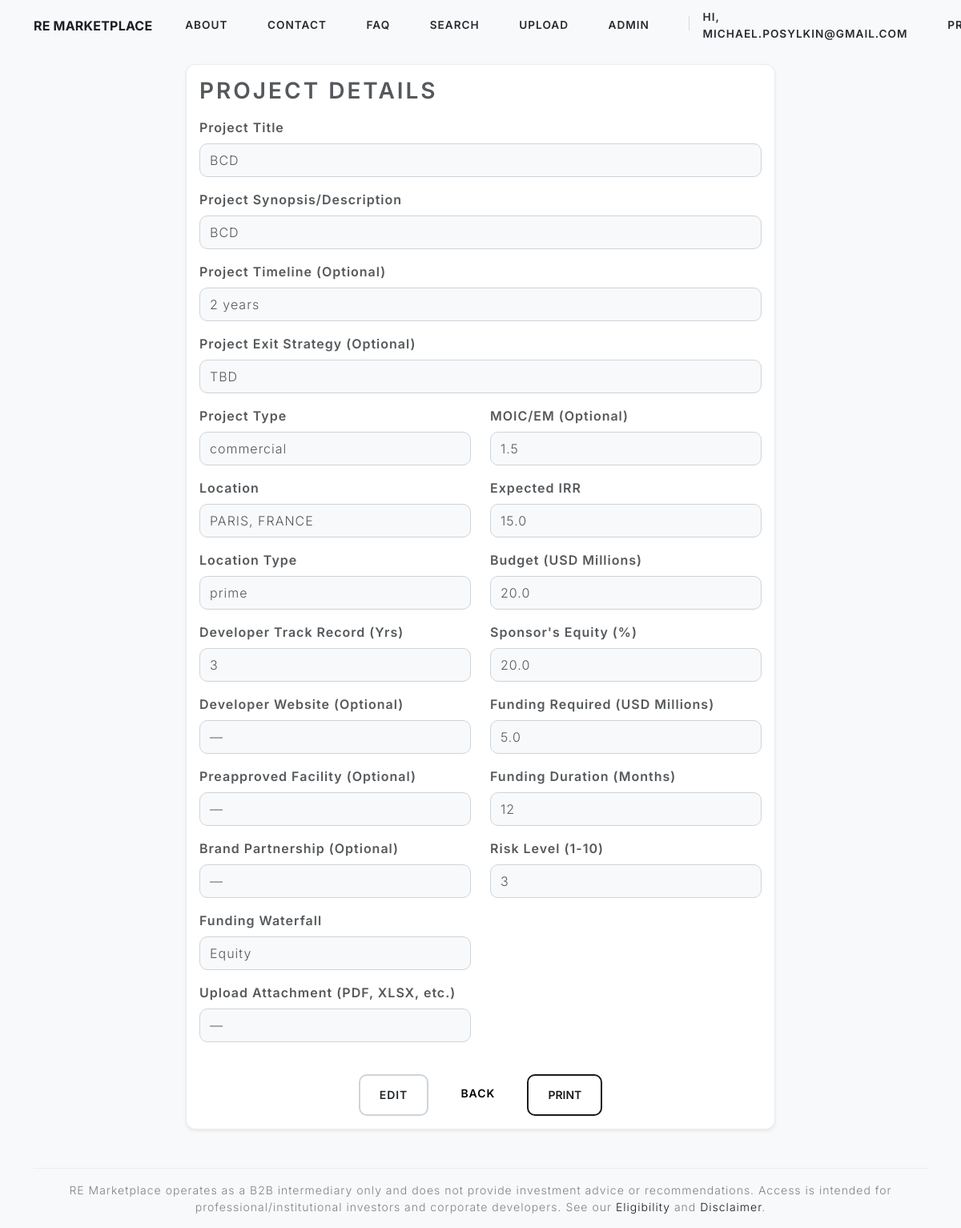
/projects/2 (signed in), run on the app's committed database.
### models.py (models this page shows, shortened)
class User(UserMixin, db.Model):
    id = db.Column(db.Integer, primary_key=True)
    email = db.Column(db.String(150), unique=True, nullable=False)
    password_hash = db.Column(db.String(150), nullable=False)
    role = db.Column(db.String(20), default='developer')
    company_name = db.Column(db.String(150))
    position_in_company = db.Column(db.String(50))
    company_website = db.Column(db.String(255))
    company_address = db.Column(db.String(300))
    phone = db.Column(db.String(30))
    first_name = db.Column(db.String(100))
    surname = db.Column(db.String(100))
    aum = db.Column(db.Float)
    projects = db.relationship('Project', backref='owner', lazy=True)
    preferences_json = db.Column(db.JSON, nullable=False, default=dict)
    @hybrid_property
    def preferred_asset_classes(self):
        return self._pref_get("preferred_asset_classes", "")
    @hybrid_property
    def location_type_preference(self):
        return self._pref_get("location_type_preference", "")
    @hybrid_property
    def target_min_irr(self):
        return self._pref_get("target_min_irr", "")
    @hybrid_property
    def email_updates(self):
        return bool(self._pref_get("email_updates", False))
    @hybrid_property
    def ticket_min(self):
        return self._pref_get("ticket_min", "")
    @hybrid_property
    def ticket_max(self):
        return self._pref_get("ticket_max", "")

class Project(db.Model):
    id = db.Column(db.Integer, primary_key=True)
    title = db.Column(db.String(200), nullable=False)
    description = db.Column(db.Text, nullable=False)
    project_type = db.Column(db.String(50), default='commercial')  # e.g., 'residential', 'commercial'
    budget = db.Column(db.Float, nullable=False)
    funding = db.Column(db.Float, nullable=False)
    duration = db.Column(db.Integer, nullable=True)
    irr = db.Column(db.Float, nullable=False)
    location = db.Column(db.String(100), nullable=False)
    risk_level = db.Column(db.Integer, default=5)  # 1-10 scale
    secured = db.Column(db.String(50), default='mezz')
    attachment_path = db.Column(db.String(300))
    timeline = db.Column(db.String(200), nullable=True)
    exit_strategy = db.Column(db.String(200), nullable=True)
    developer_tr = db.Column(db.String(200), nullable=True)
    website = db.Column(db.String(200), nullable=True)
    preapproved_facility = db.Column(db.String(100), nullable=True)
    brand_partnership = db.Column(db.String(100), nullable=True)
    MOIC_EM = db.Column(db.Float, nullable=True)
    sponsor_equity = db.Column(db.Float, nullable=False)
    location_type = db.Column(db.String(50), default='prime') # e.g., 'prime', 'non-prime'
    user_id = db.Column(db.Integer, db.ForeignKey('user.id'), nullable=False)  # New: Links to user

### app.py (the view)
@app.route("/projects/<int:project_id>")
@login_required
def project_detail(project_id):
    project = Project.query.get_or_404(project_id)
    form = ProjectForm(obj=project)  # prefill with existing values
    return render_template("upload.html", form=form, project=project, view_mode=True)

### app.py (called while the page is built)
@login_manager.user_loader
def load_user(user_id):
    return User.query.get(int(user_id))

### templates/upload.html (shortened to what this page needs)
{% extends "base.html" %}
{% block content %}
<div class="row justify-content-center">
  <div class="col-md-8">
    <div class="card shadow-sm">
      <div class="card-body">
        <h2 class="card-title mb-3">
          {% if view_mode %}Project Details{% elif edit_mode %}Edit Project{% else %}Upload Project Synopsis{% endif %}
        </h2>
        <div class="mb-3">
          {{ form.title.label(class="form-label") }}
          {% if view_mode %}
            <div class="form-control-plaintext">{{ project.title }}</div>
          {% else %}
            {{ form.title(class="form-control") }}
          {% endif %}
        </div>
        <div class="mb-3">
          {{ form.description.label(class="form-label") }}
          {% if view_mode %}
            <div class="form-control-plaintext">{{ project.description }}</div>
          {% else %}
            {{ form.description(class="form-control", rows=4) }}
          {% endif %}
        </div>
        <div class="mb-3">
          {{ form.timeline.label(class="form-label") }}
          {% if view_mode %}
            <div class="form-control-plaintext">{{ project.timeline or '—' }}</div>
          {% else %}
            {{ form.timeline(class="form-control", rows=2) }}
          {% endif %}
        </div>
        <div class="mb-3">
          {{ form.exit_strategy.label(class="form-label") }}
          {% if view_mode %}
            <div class="form-control-plaintext">{{ project.exit_strategy or '—' }}</div>
          {% else %}
            {{ form.exit_strategy(class="form-control", rows=2) }}
          {% endif %}
        </div>
        <div class="row">
          <div class="col-md-6">
            <div class="mb-3">
              {{ form.project_type.label(class="form-label") }}
              {% if view_mode %}
                <div class="form-control-plaintext">{{ project.project_type }}</div>
              {% else %}
                {{ form.project_type(class="form-select") }}
              {% endif %}
            </div>
            <div class="mb-3">
              {{ form.location.label(class="form-label") }}
              {% if view_mode %}
                <div class="form-control-plaintext">{{ project.location }}</div>
              {% else %}
                {{ form.location(class="form-control") }}
              {% endif %}
            </div>
            <div class="mb-3">
              {{ form.location_type.label(class="form-label") }}
              {% if view_mode %}
                <div class="form-control-plaintext">{{ project.location_type }}</div>
              {% else %}
                {{ form.location_type(class="form-control") }}
              {% endif %}
            </div>
            <div class="mb-3">
              {{ form.developer_tr.label(class="form-label") }}
              {% if view_mode %}
                <div class="form-control-plaintext">{{ project.developer_tr or '—' }}</div>
              {% else %}
                {{ form.developer_tr(class="form-control") }}
              {% endif %}
            </div>
            <div class="mb-3">
              {{ form.website.label(class="form-label") }}
              {% if view_mode %}
                {% if project.website %}
                  <a href="{{ project.website }}" target="_blank" rel="noopener">{{ project.website }}</a>
                {% else %}
                  <div class="form-control-plaintext">—</div>
                {% endif %}
              {% else %}
                {{ form.website(class="form-control") }}
              {% endif %}
            </div>
            <div class="mb-3">
              {{ form.preapproved_facility.label(class="form-label") }}
              {% if view_mode %}
                <div class="form-control-plaintext">{{ project.preapproved_facility or '—' }}</div>
              {% else %}
                {{ form.preapproved_facility(class="form-control") }}
              {% endif %}
            </div>
            <div class="mb-3">
              {{ form.brand_partnership.label(class="form-label") }}
              {% if view_mode %}
                <div class="form-control-plaintext">{{ project.brand_partnership or '—' }}</div>
              {% else %}
                {{ form.brand_partnership(class="form-control") }}
              {% endif %}
            </div>
            <div class="mb-3">
              {{ form.secured.label(class="form-label") }}
              {% if view_mode %}
                <div class="form-control-plaintext">{{ project.secured }}</div>
              {% else %}
                {{ form.secured(class="form-select") }}
              {% endif %}
            </div>
            <div class="mb-3">
              {{ form.attachment.label(class="form-label") }}
              {% if view_mode %}
                {% if project.attachment_path %}
                  <a href="{{ url_for('uploaded_file', filename=project.attachment_path) }}"
                     class="btn btn-sm btn-outline-primary" target="_blank">Download Attachment</a>
                {% else %}
                  <div class="form-control-plaintext">—</div>
                {% endif %}
              {% else %}
                {{ form.attachment(class="form-control") }}
              {% endif %}
            </div>
          </div>
          <div class="col-md-6">
            <div class="mb-3">
              {{ form.MOIC_EM.label(class="form-label") }}
              {% if view_mode %}
                <div class="form-control-plaintext">{{ project.MOIC_EM if project.MOIC_EM is not none else '—' }}</div>
              {% else %}
                {{ form.MOIC_EM(class="form-control") }}
              {% endif %}
            </div>
            <div class="mb-3">
              {{ form.irr.label(class="form-label") }}
              {% if view_mode %}
                <div class="form-control-plaintext">{{ project.irr if project.irr is not none else '—' }}</div>
              {% else %}
                {{ form.irr(class="form-control") }}
              {% endif %}
            </div>
            <div class="mb-3">
              {{ form.budget.label(class="form-label") }}
              {% if view_mode %}
                <div class="form-control-plaintext">{{ project.budget if project.budget is not none else '—' }}</div>
              {% else %}
                {{ form.budget(class="form-control") }}
              {% endif %}
            </div>
            <div class="mb-3">
              {{ form.sponsor_equity.label(class="form-label") }}
              {% if view_mode %}
                <div class="form-control-plaintext">{{ project.sponsor_equity if project.sponsor_equity is not none else '—' }}</div>
              {% else %}
                {{ form.sponsor_equity(class="form-control") }}
              {% endif %}
            </div>
            <div class="mb-3">
              {{ form.funding.label(class="form-label") }}
              {% if view_mode %}
                <div class="form-control-plaintext">{{ project.funding if project.funding is not none else '—' }}</div>
              {% else %}
                {{ form.funding(class="form-control") }}
              {% endif %}
            </div>
            <div class="mb-3">
              {{ form.duration.label(class="form-label") }}
              {% if view_mode %}
                <div class="form-control-plaintext">{{ project.duration if project.duration is not none else '—' }}</div>
              {% else %}
                {{ form.duration(class="form-control") }}
              {% endif %}
            </div>
            <div class="mb-3">
              {{ form.risk_level.label(class="form-label") }}
              {% if view_mode %}
                <div class="form-control-plaintext">{{ project.risk_level if project.risk_level is not none else '—' }}</div>
              {% else %}
                {{ form.risk_level(class="form-control") }}
              {% endif %}
            </div>
          </div>
        </div>
        {% if view_mode %}
          <div class="d-flex justify-content-center gap-3 mt-4">
            {% if current_user.is_authenticated and (current_user.role == 'admin' or current_user.id == project.user_id) %}
              <a href="{{ url_for('edit_project', project_id=project.id) }}" class="btn btn-outline-secondary">Edit</a>
            {% endif %}
            <a href="{{ url_for('search') }}" class="btn btn-secondary">Back</a>
            <button type="button" class="btn btn-outline-primary" onclick="window.print()">Print</button>
          </div>
        {% endif %}
      </div>
    </div>
  </div>
</div>
{% endblock %}

### templates/base.html (shortened to what this page needs)
<!DOCTYPE html>
<html lang="en">
<head>
  <link rel="stylesheet" href="https://cdn.jsdelivr.net/npm/bootswatch@5.3.0/dist/lux/bootstrap.min.css">
  <link href="https://cdn.jsdelivr.net/npm/select2@4.1.0-rc.0/dist/css/select2.min.css" rel="stylesheet">
  <link rel="stylesheet" href="{{ url_for('static', filename='style.css') }}">
  <link rel="stylesheet" href="{{ url_for('static', filename='forms.css') }}">
</head>
<body>
  <nav class="navbar navbar-expand-lg navbar-light fixed-top pg-navbar">
    <div class="container">
      <a class="navbar-brand pg-brand" href="{{ url_for('home') }}">RE Marketplace</a>
      <div class="collapse navbar-collapse" id="pgNav">
        <ul class="navbar-nav ms-auto align-items-lg-center pg-menu">
          <li class="nav-item"><a class="nav-link" href="{{ url_for('about') }}">About</a></li>
          <li class="nav-item"><a class="nav-link" href="{{ url_for('contact') }}">Contact</a></li>
          <li class="nav-item"><a class="nav-link" href="{{ url_for('faq') }}">FAQ</a></li>
          {% if current_user.is_authenticated %}
            <li class="nav-item"><a class="nav-link" href="{{ url_for('search') }}">Search</a></li>
            {% if current_user.role in ['developer','admin'] %}
              <li class="nav-item"><a class="nav-link" href="{{ url_for('upload') }}">Upload</a></li>
            {% endif %}
            {% if current_user.role == 'admin' %}
              <li class="nav-item"><a class="nav-link" href="{{ url_for('admin_dashboard') }}">Admin</a></li>
            {% endif %}
            <li class="nav-item"><span class="nav-link small text-muted">Hi, {{ current_user.email }}</span></li>
            <li class="nav-item"><a class="nav-link" href="{{ url_for('profile') }}">Profile</a></li>
          {% else %}
            <li class="nav-item"><a class="nav-link" href="{{ url_for('login') }}">Log in</a></li>
            <li class="nav-item"><a class="btn btn-sm pg-cta" href="{{ url_for('register') }}">Register</a></li>
          {% endif %}
        </ul>
      </div>
    </div>
  </nav>
  <div class="pg-nav-spacer"></div>
  <div class="container my-4">
    {% block content %}{% endblock %}
    <footer class="border-top mt-5 py-3 small text-center text-muted">
      RE Marketplace operates as a B2B intermediary only and does not provide investment advice or recommendations.
      Access is intended for professional/institutional investors and corporate developers.
      See our <a href="{{ url_for('eligibility') }}">Eligibility</a> and <a href="{{ url_for('disclaimer') }}">Disclaimer</a>.
    </footer>
  </div>
</body>
</html>

### static/style.css (style rules this page uses)
:root { --font-sans: "Inter","Segoe UI","Roboto",system-ui,-apple-system,sans-serif; --brand: #198754; --brand-600: #157347; --text: #212529; --muted: #6c757d; --bg: #f8f9fa; --card-bg: #ffffff; --border: #e9ecef; --radius: 12px; --shadow: 0 6px 16px rgba(0,0,0,0.06); }
html, body { height: 100%; }
body { background-color: var(--bg); color: var(--text); font-family: var(--font-sans); -webkit-font-smoothing: antialiased; -moz-osx-font-smoothing: grayscale; }
a { text-decoration: none; }
.pg-navbar { background: transparent; transition: background-color .25s ease, box-shadow .25s ease, padding .25s ease; padding: .35rem 0; z-index: 1030; }
.pg-nav-spacer { height: 56px; }
.pg-brand { color: #1b1f24 !important; font-size: 1rem; font-weight: 700; letter-spacing: .2px; }
.pg-menu .nav-link { font-size: .85rem; padding: .35rem .55rem !important; color: #1b1f24 !important; opacity: .95; position: relative; transition: color .2s ease, opacity .2s ease; }
.pg-menu .nav-link::after { content: ""; position: absolute; left: .55rem; right: .55rem; bottom: .15rem; height: 2px; background: var(--brand); transform: scaleX(0); transform-origin: left; transition: transform .22s ease; }
.card { background: var(--card-bg); border: 1px solid var(--border); border-radius: var(--radius); box-shadow: var(--shadow); }
.card-title { font-weight: 600; }
.form-label { font-weight: 600; }
.form-control-plaintext { background: #f8f9fa; border: 1px solid #ced4da; border-radius: 10px; padding: .5rem .75rem; }
.btn { border-radius: 10px; }
.btn-outline-secondary { border-color: #ced4da; color: #212529; }

### data on the page
User: email "MICHAEL.POSYLKIN@GMAIL.COM"
Project: title "BCD", description "BCD", timeline "2 years", exit_strategy "TBD", project_type "commercial", location "PARIS, FRANCE", location_type "prime", developer_tr "3", preapproved_facility "—", brand_partnership "—", secured "Equity", MOIC_EM "1.5", irr "15.0", budget "20.0", sponsor_equity "20.0", funding "5.0", duration "12", risk_level "3"
